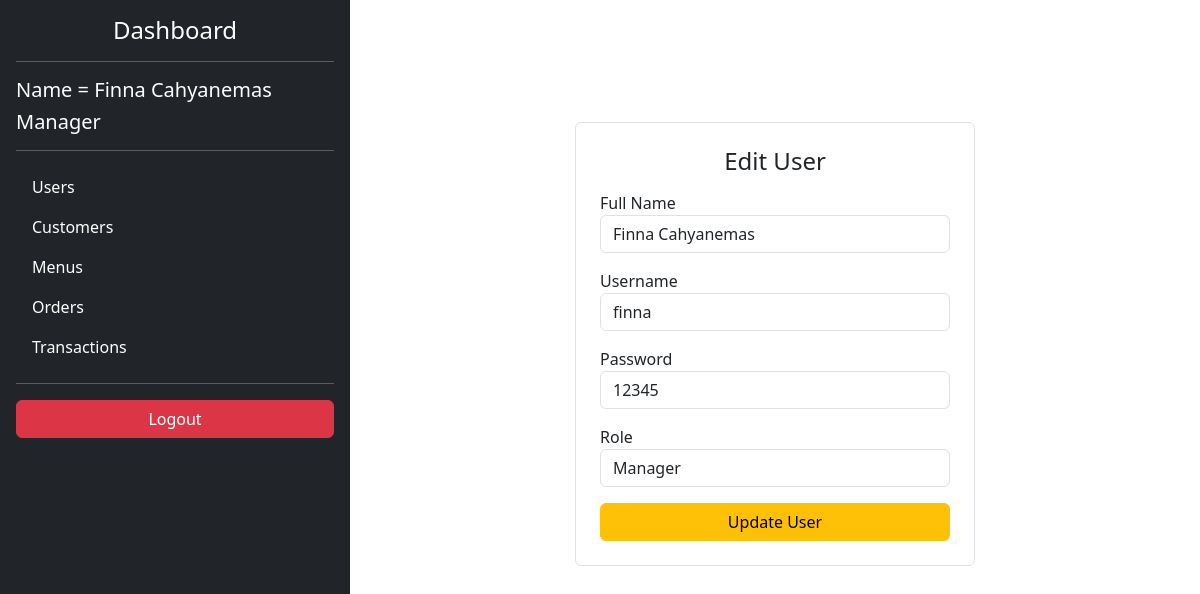
Screenshot of /page/index.php?page=editUser&action=edit&id=12 (signed in) with the database file from the repository.
### tables this page shows
CREATE TABLE `users_table` (
  `user_id` int(11) NOT NULL,
  `full_name` varchar(50) NOT NULL,
  `username` varchar(50) NOT NULL,
  `password` varchar(50) NOT NULL,
  `role` enum('Administrator','Waiter','Cashier','Owner','Manager') NOT NULL
);

### page/edit/editUser.php (the view, shortened to what this page needs)
<?php
$id = $_GET['id'];
$dataUser = mysqli_fetch_assoc(mysqli_query($connect, "SELECT * FROM users_table WHERE user_id = '$id'"));
?>
<div class="d-flex justify-content-center align-items-center" style="height: 80vh;">
    <form method="POST" class="border p-4 rounded" style="width: 400px;">
        <h4 class="text-center mb-3">Edit User</h4>
        <div class="mb-3">
            <label>Full Name</label>
            <input type="text" name="full_name" value="<?= $dataUser['full_name'] ?>" class="form-control">
        </div>
        <div class="mb-3">
            <label>Username</label>
            <input type="text" name="username" value="<?= $dataUser['username'] ?>" class="form-control">
        </div>
        <div class="mb-3">
            <label>Password</label>
            <input type="text" name="password" value="<?= $dataUser['password'] ?>" class="form-control">
        </div>
        <div class="mb-3">
            <label>Role</label>
            <select name="role" class="form-control">
                <option value="Manager" <?= ($dataUser['role'] == 'Manager') ? 'selected' : '' ?>>Manager</option>
            </select>
        </div>
        <button name="updateUser" class="btn btn-warning w-100">Update User</button>
    </form>
</div>

### rows the page displays
users_table: full_name "Finna Cahyanemas", username "finna", password "12345", role "Manager"

### other values shown
$_SESSION['full_name'] "Finna Cahyanemas"
$_SESSION['role'] "Manager"
